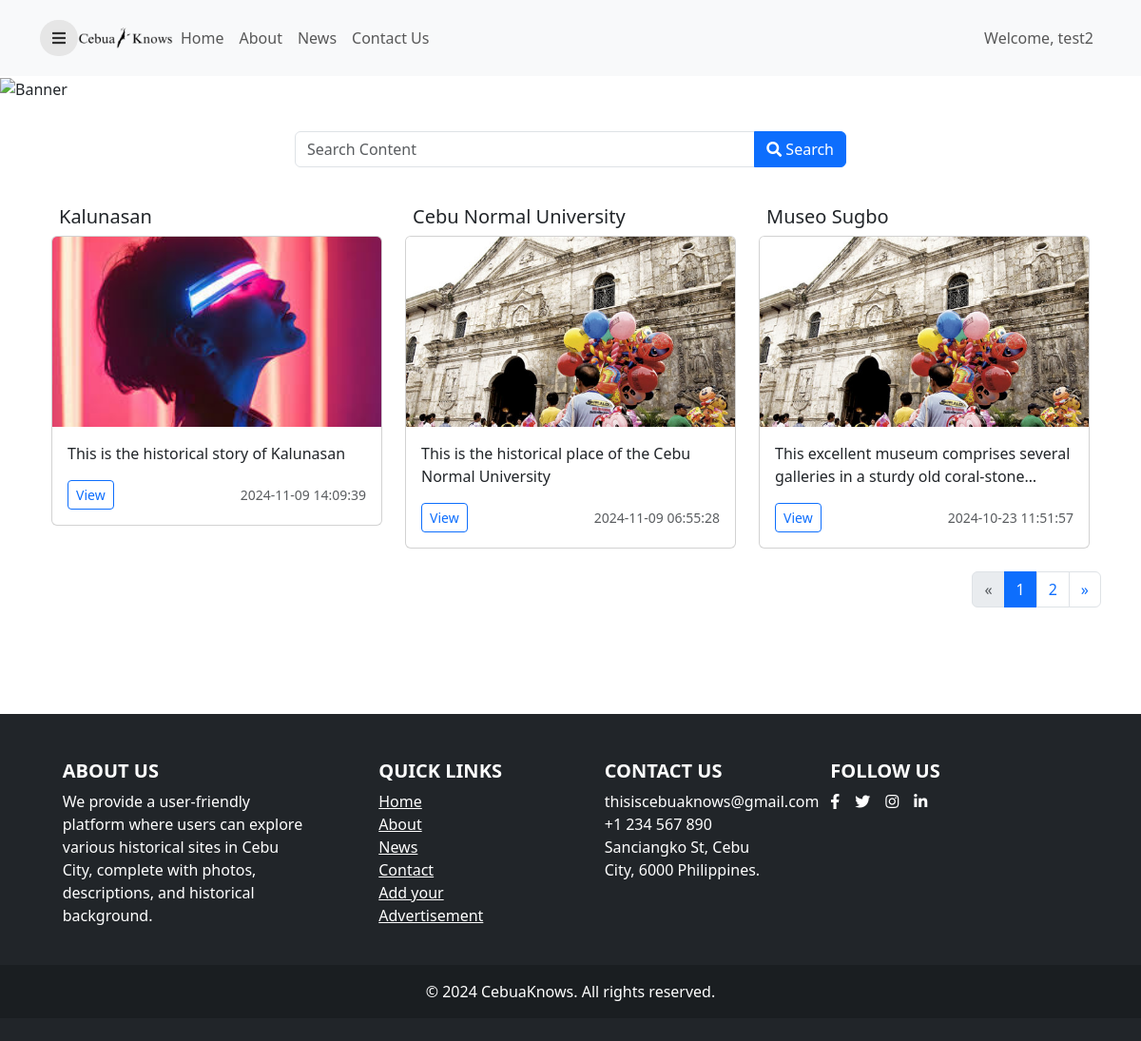
Screenshot of /dashboard-user.php (signed in) with the database file from the repository.
### tables this page shows
CREATE TABLE `users` (
  `user_id` int(11) NOT NULL,
  `username` varchar(50) NOT NULL,
  `email` varchar(50) NOT NULL,
  `password` varchar(60) NOT NULL,
  `confirm_password` varchar(50) NOT NULL,
  `firstname` varchar(20) NOT NULL,
  `lastname` varchar(20) NOT NULL,
  `bio` varchar(255) NOT NULL,
  `mobile` varchar(15) NOT NULL,
  `address` varchar(60) NOT NULL,
  `profile_picture` varchar(60) NOT NULL,
  `role` varchar(25) NOT NULL DEFAULT 'Learner'
);

CREATE TABLE `content` (
  `content_id` int(11) NOT NULL,
  `content_title` varchar(50) DEFAULT NULL,
  `description` text DEFAULT NULL,
  `created_at` timestamp NOT NULL DEFAULT current_timestamp(),
  `updated_at` timestamp NOT NULL DEFAULT current_timestamp(),
  `location_id` int(11) DEFAULT NULL,
  `quiz_id` int(11) DEFAULT NULL,
  `media_id` int(11) DEFAULT NULL,
  `user_id` int(11) DEFAULT NULL,
  `status` varchar(25) NOT NULL DEFAULT 'PENDING',
  `feedback` varchar(255) NOT NULL DEFAULT 'No feedback from Admin or Historian'
);

CREATE TABLE `media` (
  `media_id` int(11) NOT NULL,
  `url` varchar(100) DEFAULT NULL,
  `video` varchar(100) DEFAULT NULL,
  `image` varchar(100) DEFAULT NULL,
  `created_at` timestamp NOT NULL DEFAULT current_timestamp(),
  `last_update` timestamp NOT NULL DEFAULT current_timestamp()
);

### dashboard-user.php (the view, shortened to what this page needs)
<?php
	include "connection.php";
	if(!empty($_SESSION["id"])){
		$id = $_SESSION["id"];
		$result = mysqli_query($conn, "SELECT * FROM users WHERE user_id = '$id' ");
		$row = mysqli_fetch_assoc($result);
	}else{
		header("Location: login.php");
		exit();
	}
?>
<!DOCTYPE html>
<html lang="en">
    <head>
		<link href="https://cdn.jsdelivr.net/npm/bootstrap@5.3.0-alpha3/dist/css/bootstrap.min.css" rel="stylesheet">
		<link href="https://cdnjs.cloudflare.com/ajax/libs/font-awesome/5.15.1/css/all.min.css" rel="stylesheet" />
    </head>
    <body>
		<div class="page">
				<nav class="navbar navbar-expand-lg navbar-light bg-light">
					<div class="container">
						<button id="sidebarToggle" class="btn sidebarToggle">
							<i class="fas fa-bars"></i>
						</button>
						<div class="collapse navbar-collapse" id="navbarNav">
							<img src="img/land-img/logo.png" alt="Logo" width="100" height="100">
							<ul class="navbar-nav me-auto">
								<li class="nav-item"><a class="nav-link" href="dashboard-user.php">Home</a></li>
								<li class="nav-item"><a class="nav-link" href="about.php">About</a></li>
								<li class="nav-item"><a class="nav-link" href="news.php">News</a></li>
								<li class="nav-item"><a class="nav-link" href="contact.php">Contact Us</a></li>
							</ul>
							<ul class="navbar-nav ms-auto">
								<li class="nav-item"><p class="nav-link" style="margin:0;">Welcome, <?php echo $row["username"]; ?></p></li>
							</ul>
						</div>
					</div>
				</nav>
		</div>
        <section class="banner" id="home">
			<div class="image-container">
				<img src="img/assets/banner.png" class="img-fluid w-100" alt="Banner">
			</div>
		</section>
        <br>
		<div class="row justify-content-center align-items-center p-2">
			<div class="col-md-6 mx-auto ">
				<form action="dashboard-user.php" method="post" class="input-group">
					<input type="text" class="form-control" placeholder="Search Content" aria-label="Search" name="searchContent">
					<button style="z-index:0;" class="btn btn-primary" type="submit" name="submit"><i class="fas fa-search"></i> Search</button>
				</form>
			</div>
		</div>
		<br>
		<div class="container ">
				<div class="row justify-content-center align-items-center">
				<?php
					if(isset($_POST['submit'])){
						$searchContent = $_POST['searchContent'];
						$sql = "SELECT * FROM content INNER JOIN media ON content.media_id = media.media_id where status = 'ACCEPTED' AND content_title LIKE '%$searchContent%' ORDER BY updated_at DESC";
						$result = mysqli_query($conn, $sql);
						if($result->num_rows > 0){
							echo '<div class="row align-items-center">';
							while($row = mysqli_fetch_assoc($result)){
								echo '
										<div class="col-lg-3 col-md-6 " >
										<h5 class="card-title p-2">'.$row['content_title'].'</h5>
										<div class="card mb-4 box-shadow">
											<img class="card-img-top" src="'.$row['image'].'" alt="Card image cap">
											<div class="card-body">
												<p class="card-text truncate">'.$row['description'].'</p>
												<div class="d-flex justify-content-between align-items-center">
													<div class="btn-group">
														<a href="historical_site.php?contentId='. $row['content_id'].'" class="btn btn-sm btn-outline-primary">View</a>
													</div>
													<small class="text-muted">'. $row['created_at'].'</small>
												</div>
											</div>
										</div>
									</div>
								';
							}
							echo '</div>';
						}else{
							echo '<h2>No result for '.$searchContent.'</h2>';
						}
					}else{
						$limit = 3;
						$page = isset($_GET['page']) ? (int)$_GET['page'] : 1;
						$offset = ($page - 1) * $limit;
						$total_results = $conn->query("SELECT COUNT(*) as count FROM content INNER JOIN media ON content.media_id = media.media_id where status = 'ACCEPTED'")->fetch_assoc()['count'];
						$total_pages = ceil($total_results / $limit);
						$pagination_stmt = $conn->prepare("SELECT * FROM content INNER JOIN media ON content.media_id = media.media_id where status = 'ACCEPTED' ORDER BY updated_at DESC LIMIT ? OFFSET ?");
						$pagination_stmt->bind_param("ii", $limit, $offset);
						$pagination_stmt->execute();
						$pagination_result = $pagination_stmt->get_result();
						echo '<div class="row">';
						while ($row_pagination = $pagination_result->fetch_assoc()) {
							echo '
										<div class="col-md-4">
										<h5 class="card-title p-2">'.$row_pagination['content_title'].'</h5>
										<div class="card mb-4 box-shadow">
											<img class="card-img-top" src="'.$row_pagination['image'].'" alt="Card image cap">
											<div class="card-body">
												<p class="card-text truncate">'.$row_pagination['description'].'</p>
												<div class="d-flex justify-content-between align-items-center">
													<div class="btn-group">
														<a href="historical_site.php?contentId='. $row_pagination['content_id'].'" class="btn btn-sm btn-outline-primary">View</a>
													</div>
													<small class="text-muted">'. $row_pagination['created_at'].'</small>
												</div>
											</div>
										</div>
									</div>
								';
						}
						echo '</div>';
						echo '<br>
							<br>
							<br>
							<nav class="container d-flex">
							<ul class="pagination ms-auto">';
							echo '<li class="page-item ' . ($page <= 1 ? 'disabled' : '') . '">
									<a class="page-link" href="?page=' . ($page - 1) . '" aria-label="Previous">
									<span aria-hidden="true">&laquo;</span>
									</a>
								</li>';
							for ($i = 1; $i <= $total_pages; $i++) {
								echo '<li class="page-item ' . ($i == $page ? 'active' : '') . '">
										<a class="page-link" href="?page=' . $i . '">' . $i . '</a>
									</li>';
							}
							echo '<li class="page-item ' . ($page >= $total_pages ? 'disabled' : '') . '">
									<a class="page-link" href="?page=' . ($page + 1) . '" aria-label="Next">
									<span aria-hidden="true">&raquo;</span>
									</a>
								</li>';
							echo '</ul>
							</nav>';
					}
				?>
			</div>
		</div>
		<br>
		<br>
		<br>
		<br>
		<footer class="bg-dark text-white pt-5 pb-4">
			<div class="container text-center text-md-start">
				<div class="row text-center text-md-start">
					<div class="col-md-3 col-lg-3 col-xl-3 mx-auto mb-4">
						<h5 class="text-uppercase fw-bold">About Us</h5>
						<p>We provide a user-friendly platform where users can explore various historical sites in Cebu City, complete with photos, descriptions, and historical background.</p>
					</div>
					<div class="col-md-2 col-lg-2 col-xl-2 mx-auto mb-4">
						<h5 class="text-uppercase fw-bold">Quick Links</h5>
						<ul class="list-unstyled">
							<li> <a href="dashboard-user.php" class="text-white ">Home</a> </li>
							<li> <a href="about.php" class="text-white ">About</a> </li>
							<li> <a href="news.php" class="text-white ">News</a> </li>
							<li> <a href="contact.php" class="text-white ">Contact</a> </li>
							<li> <a href="advertisement.php" class="text-white ">Add your Advertisement</a></li>
						</ul>
					</div>
					<div class="col-md-3 col-lg-2 col-xl-2 mx-auto mb-4">
						<h5 class="text-uppercase fw-bold">Contact Us</h5>
						<ul class="list-unstyled">
							<li>thisiscebuaknows@gmail.com</li>
							<li>+1 234 567 890</li>
							<li>Sanciangko St, Cebu City, 6000 Philippines.</li>
						</ul>
					</div>
					<div class="col-12 col-md-4 col-lg-3 mx-auto mb-4">
						<h5 class="text-uppercase fw-bold text-center text-md-start">Follow Us</h5>
						<div class="d-flex justify-content-center justify-content-md-start">
							<a href="#" class="text-white me-3">
								<i class="fab fa-facebook-f"></i>
							</a>
							<a href="#" class="text-white me-3">
								<i class="fab fa-twitter"></i>
							</a>
							<a href="#" class="text-white me-3">
								<i class="fab fa-instagram"></i>
							</a>
							<a href="#" class="text-white">
								<i class="fab fa-linkedin-in"></i>
							</a>
						</div>
					</div>
				</div>
			</div>
			<div class="text-center p-3" style="background-color: rgba(0, 0, 0, 0.2);"> © 2024 CebuaKnows. All rights reserved. </div>
		</footer>
    </body>
</html>

### dashboard-user.php (style rules this page uses)
.truncate { display: -webkit-box; -webkit-box-orient: vertical; -webkit-line-clamp: 2; overflow: hidden; text-overflow: ellipsis; max-width: 100%; }
.card-img-top { width: 100%; height: 200px; object-fit: cover; }
.sidebarToggle { font-size: 16px; color: rgba(0, 0, 0, 0.8); z-index: 999; background-color: #e6e6e6; transition: all 0.3s ease; border-radius: 50px; }
.navbar { width:100%; height:10vh; }
.image-container { position: relative; width: 100%; overflow: hidden; }
.image-container img { width: 100%; height: auto; object-fit: cover; object-position: center; }
.active>.page-link, .page-link.active { z-index:0; }

### rows the page displays
users: username "test2"
content: content_title "Kalunasan", media.image (picture), description "This is the historical story of Kalunasan", media.created_at "2024-11-09 14:09:39"
content: content_title "Cebu Normal University", media.image (picture), description "This is the historical place of the Cebu Normal University", media.created_at "2024-11-09 06:55:28"
content: content_title "Museo Sugbo", media.image (picture), description "This excellent museum comprises several galleries in a sturdy old…", media.created_at "2024-10-23 11:51:57"
